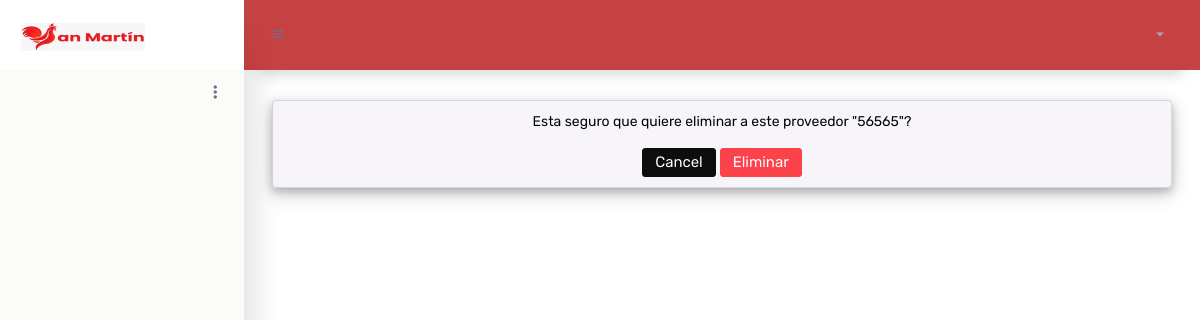
The app's page /eliminar_proveedor/2/, older data.
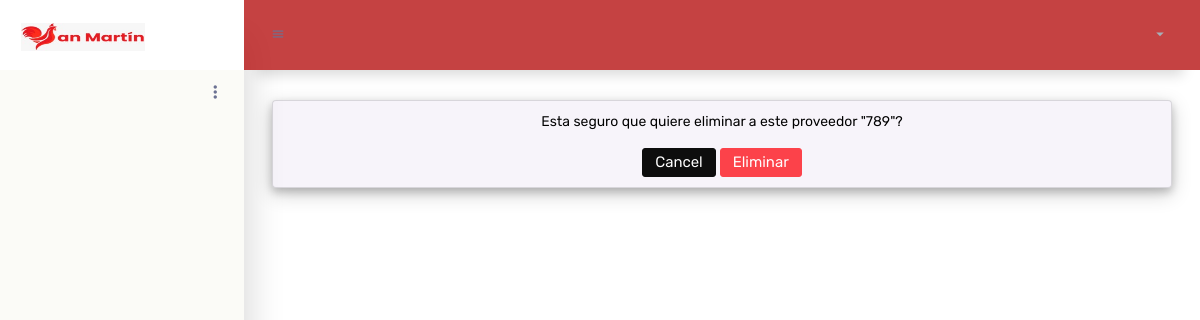
The same page, newer data.
### documento/models.py (models this page shows, shortened)
class Proveedor(models.Model):
    razon_social = models.CharField(null=True,max_length=30)
    ruc = models.CharField(null=True,max_length=11)
    contacto = models.CharField(null=True,max_length=9)
    categoria = models.ForeignKey(Categoria, on_delete=models.CASCADE, null=True)
    foto_perfil=models.ImageField(null=True,blank=True)
    data_created=models.DateField(auto_now_add=True,null=True)

### documento/views.py (the view)
# urls.py: path('eliminar_proveedor/<str:pk>/',views.eliminar_proveedor,name='eliminar_proveedor'),
def eliminar_proveedor(request,pk):
	provee = Proveedor.objects.get(id=pk)
	if request.method == "POST":
		provee.delete()
		return redirect ('proveedores')
	context = {'provee':provee}
	return render (request,'documentos/eliminar_proveedor.html',context)

### documento/templates/documentos/eliminar_proveedor.html (shortened to what this page needs)
{% extends 'documentos/main.html'%}
{% load static %}
{% block content %}
<br>
<div style="text-align:center;" class="card card-body">
			<p>Esta seguro que quiere eliminar a este proveedor "{{provee.razon_social}}"?</p>
				<form action="{% url 'eliminar_proveedor' provee.id %}" method="POST">
				<a class="btn btn-dark" href="{% url 'proveedores' %}">Cancel</a>
				<input class="btn btn-danger" type="submit" name="Confirm" value="Eliminar">
		</form>
</div>
{% endblock %}

Row changes from the older to the newer data that the page shows:
changed Proveedor: razon_social "56565" → "789"
